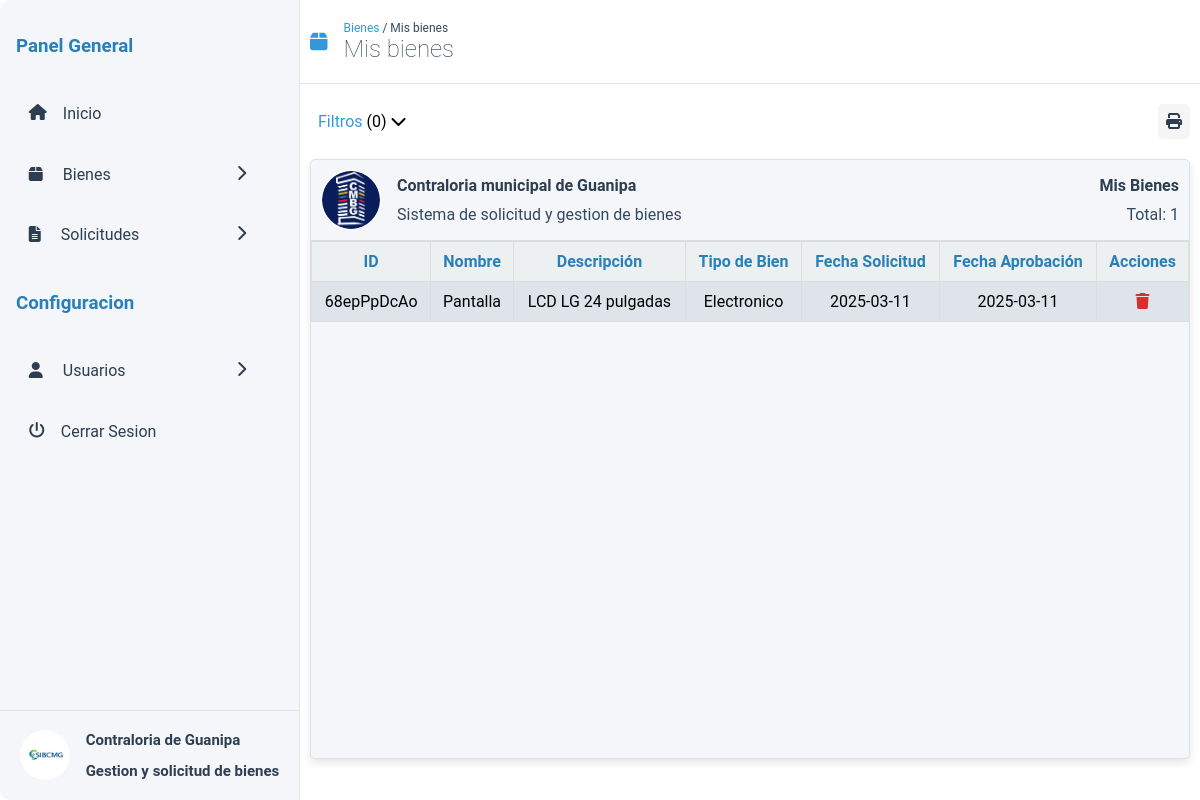
The app's page /mis-bienes.php (signed in) with its own data.
### tables this page shows
CREATE TABLE `bienes` (
  `id` varchar(36) NOT NULL,
  `name` varchar(100) NOT NULL,
  `type` varchar(100) NOT NULL,
  `description` varchar(100) NOT NULL,
  `withdrawalDate` date NOT NULL,
  `approvalDate` date NOT NULL DEFAULT current_timestamp(),
  `requestDate` date NOT NULL,
  `responsible` int(11) NOT NULL,
  `comments` varchar(100) NOT NULL
);

### src/mis-bienes.php (the view, shortened to what this page needs)
<!DOCTYPE html>
<html lang="en">
<head>
  <link rel="stylesheet" href="css/lista-bienes.css">
  <link href="assets/fontawesome-free-6.7.2-web/css/all.css" rel="stylesheet" />
</head>
<body>
  <div class="container">
    <?php include 'assets/include/menu.php'?>
    <header class="main__header">
      <i class="fas fa-box"></i>
        <div class="main__header-title">
          <span class="main__header-currentDir"><a href="#menu-estate" class="main__header-currentDir--pre">Bienes</a> / Mis bienes</span>
          <h2>Mis bienes</h2>
        </div>
    </header>
    <main class="main">
        <?php include 'assets/include/filters.php' ?>
        <section class="myEstates">
          <div class="myEstates__header">
            <div class="myEstates__header-title">
              <img src="assets/logo-contraloria.jpg" class="myEstates__header-logo" alt="">
              <div class="myEstates__header-data">
                <b>Contraloria municipal de Guanipa</b>
                <span>Sistema de solicitud y gestion de bienes</span>
              </div>
            </div>
            <div class="myEstates__header-info">
              <h4>Mis Bienes</h4>
              <span class="myEstates__header-total">Total: <?php
              $query = $conn->query("SELECT COUNT(*) as total FROM bienes WHERE withdrawalDate = '0000-00-00' AND responsible =".$_SESSION['user_id']);
              $row = $query->fetch(PDO::FETCH_ASSOC);
              echo $row['total'];
              ?></span>
            </div>
          </div>
          <table id="goodsTable">
            <thead>
              <tr>
                <th>ID</th>
                <th>Nombre</th>
                <th>Descripción</th>
                <th>Tipo de Bien</th>
                <th>Fecha Solicitud</th>
                <th>Fecha Aprobación</th>
                <th class="table-actions">Acciones</th>
              </tr>
            </thead>
            <tbody>
              <?php
              foreach ($conn->query('SELECT * from bienes WHERE withdrawalDate = "0000-00-00" AND responsible ='.$_SESSION["user_id"].' ORDER BY name') as $row):
              ?>
              <tr class="table-dates estate__item">
                <td class="estates-id"><?php echo htmlspecialchars($row['id']); ?></td>
                <td class="estates-name"><?php echo htmlspecialchars($row['name']); ?></td>
                <td class="estates-description"><?php echo htmlspecialchars($row['description']); ?></td>
                <td class="estates-type"><?php echo htmlspecialchars($row['type']); ?></td>
                <td class="estates-request"><?php echo htmlspecialchars($row['requestDate']); ?></td>
                <td><?php echo htmlspecialchars($row['approvalDate']); ?></td>
                <td class="table-actions">
                  <a href="solicitud-desincorporacion.php?id=<?php echo $row['id'];?>" title='Eliminar'><i class="fa-solid fa-trash table__icon--delete"></i></a>
                </td>
              </tr>
              <?php
              endforeach;?>
            </tbody>
          </table>
        </section>
      </main>
  </div>
</body>
</html>

### src/css/lista-bienes.css (style rules this page uses)
:root { --primary-color: #2d3436; --secondary-color: #b2bec3; --tertiary-color: #F9F7F7; --menu-color: #f5f6fa; --menu-color-secondary: #2d3436; }
* { box-sizing: border-box; text-decoration: none; }
body { margin: 0; padding: 0; display: flex; justify-content: center; background: white; align-items: center; height: 100vh; font-family: 'Roboto', sans-serif; font-size: 16px; }
.container { width: 100%; height: 100%; background-color: white; display: grid; grid-template-areas: "menu header" "menu main" ; grid-template-columns: 300px 1fr; }
.main { grid-area: main; margin: 0 10px; }
.main__header { display: flex; align-items: center; gap: 1em; border-bottom: #dfe6e9 1px solid; grid-area: header; padding: 0 10px; }
.main__header-title { display: flex; flex-direction: column; }
.main__header-currentDir { font-size: 12px; color: #34495e; }
.main__header-currentDir--pre { color: #3498db; cursor: pointer; user-select: none; }
.main__header i { color: #3498db; font-size: 20px; border: 1px solid ccc; }
.main__header h2 { color: #2c3e50; font-weight: lighter; padding: 0; margin: 0; }
.myEstates { height: 600px; border-radius: 5px; background: #f5f6fa; width: 100%; position: relative; box-shadow: 0 4px 8px rgba(0, 0, 0, 0.1); border: 1px solid #dee2e6; overflow-y: scroll; user-select: none; }
.myEstates__header { padding: 10px; border-radius: 5px 5px 0 0; width: 100%; align-items: center; display: flex; background: #f5f6fa; justify-content: space-between; border-bottom: #ddd 1px solid; z-index: 100; }
.myEstates__header-title { display: flex; width: 50%; gap: 1em; align-items: center; }
.myEstates__header-data { display: flex; flex-direction: column; gap: 10px; color: #34495e; }
.myEstates__header-title b { color: #2c3e50; }
.myEstates__header-logo { width: 60px; border-radius: 50%; border: 1px solid white; }
.myEstates__header-info { display: flex; flex-direction: column; gap: 10px; align-items: end; color: #34495e; }
.myEstates__header-info h4 { color: #2c3e50; margin: 0; padding: 0; }
table { border-collapse: collapse; cursor: pointer; width: 100%; }
th, td { padding: 10px; border: 1px solid #ddd; text-align: center; max-width: 200px; overflow: hidden; }
th { color: #2980b9; background: #ecf0f1; position: sticky; top: 0; }
tr { background: #dfe4ea; }
.table__icon--delete { color: #d63031; }

### src/assets/include/menu.php (style rules this page uses)
:root { --menu-color: #f5f6fa; --menu-color-secondary: #2c3e50; }

### records on screen
bienes: id "68epPpDcAo", name "Pantalla", description "LCD LG 24 pulgadas", type "Electronico", requestDate "2025-03-11", approvalDate "2025-03-11"

### other values on screen
$row['total'] "1"
